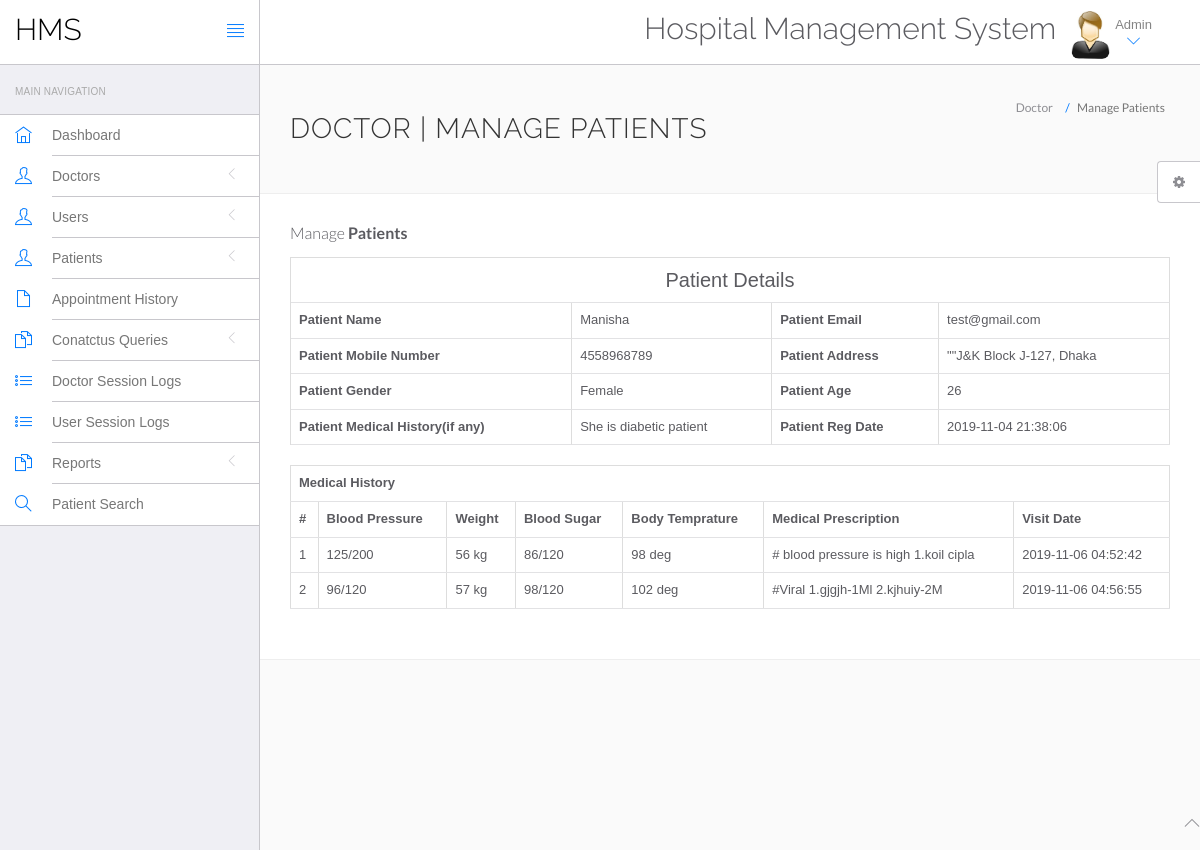
The app's page /hospital/hms/admin/view-patient.php?viewid=1 (signed in) with its own data.
### tables this page shows
CREATE TABLE `tblpatient` (
  `ID` int(10) NOT NULL,
  `Docid` int(10) DEFAULT NULL,
  `PatientName` varchar(200) DEFAULT NULL,
  `PatientContno` bigint(10) DEFAULT NULL,
  `PatientEmail` varchar(200) DEFAULT NULL,
  `PatientGender` varchar(50) DEFAULT NULL,
  `PatientAdd` mediumtext DEFAULT NULL,
  `PatientAge` int(10) DEFAULT NULL,
  `PatientMedhis` mediumtext DEFAULT NULL,
  `CreationDate` timestamp NULL DEFAULT current_timestamp(),
  `UpdationDate` timestamp NULL DEFAULT NULL ON UPDATE current_timestamp()
);

CREATE TABLE `tblmedicalhistory` (
  `ID` int(10) NOT NULL,
  `PatientID` int(10) DEFAULT NULL,
  `BloodPressure` varchar(200) DEFAULT NULL,
  `BloodSugar` varchar(200) NOT NULL,
  `Weight` varchar(100) DEFAULT NULL,
  `Temperature` varchar(200) DEFAULT NULL,
  `MedicalPres` mediumtext DEFAULT NULL,
  `CreationDate` timestamp NOT NULL DEFAULT current_timestamp() ON UPDATE current_timestamp()
);

### hospital/hms/admin/view-patient.php (the view, shortened to what this page needs)
<?php
include('include/config.php');
?>
<!DOCTYPE html>
<html lang="en">
	<head>
		<link rel="stylesheet" href="vendor/bootstrap/css/bootstrap.min.css">
		<link rel="stylesheet" href="vendor/fontawesome/css/font-awesome.min.css">
		<link rel="stylesheet" href="vendor/themify-icons/themify-icons.min.css">
		<link href="vendor/animate.css/animate.min.css" rel="stylesheet" media="screen">
		<link href="vendor/perfect-scrollbar/perfect-scrollbar.min.css" rel="stylesheet" media="screen">
		<link href="vendor/switchery/switchery.min.css" rel="stylesheet" media="screen">
		<link href="vendor/bootstrap-touchspin/jquery.bootstrap-touchspin.min.css" rel="stylesheet" media="screen">
		<link href="vendor/select2/select2.min.css" rel="stylesheet" media="screen">
		<link href="vendor/bootstrap-datepicker/bootstrap-datepicker3.standalone.min.css" rel="stylesheet" media="screen">
		<link href="vendor/bootstrap-timepicker/bootstrap-timepicker.min.css" rel="stylesheet" media="screen">
		<link rel="stylesheet" href="assets/css/styles.css">
		<link rel="stylesheet" href="assets/css/plugins.css">
		<link rel="stylesheet" href="assets/css/themes/theme-1.css" id="skin_color" />
	</head>
	<body>
		<div id="app">
<?php include('include/sidebar.php');?>
<div class="app-content">
<?php include('include/header.php');?>
<div class="main-content" >
<div class="wrap-content container" id="container">
<section id="page-title">
<div class="row">
<div class="col-sm-8">
<h1 class="mainTitle">Doctor | Manage Patients</h1>
</div>
<ol class="breadcrumb">
<li>
<span>Doctor</span>
</li>
<li class="active">
<span>Manage Patients</span>
</li>
</ol>
</div>
</section>
<div class="container-fluid container-fullw bg-white">
<div class="row">
<div class="col-md-12">
<h5 class="over-title margin-bottom-15">Manage <span class="text-bold">Patients</span></h5>
<?php
                               $vid=$_GET['viewid'];
                               $ret=mysqli_query($con,"select * from tblpatient where ID='$vid'");
$cnt=1;
while ($row=mysqli_fetch_array($ret)) {
                               ?>
<table border="1" class="table table-bordered">
 <tr align="center">
<td colspan="4" style="font-size:20px;color:blue">
 Patient Details</td></tr>
    <tr>
    <th scope>Patient Name</th>
    <td><?php  echo $row['PatientName'];?></td>
    <th scope>Patient Email</th>
    <td><?php  echo $row['PatientEmail'];?></td>
  </tr>
  <tr>
    <th scope>Patient Mobile Number</th>
    <td><?php  echo $row['PatientContno'];?></td>
    <th>Patient Address</th>
    <td><?php  echo $row['PatientAdd'];?></td>
  </tr>
    <tr>
    <th>Patient Gender</th>
    <td><?php  echo $row['PatientGender'];?></td>
    <th>Patient Age</th>
    <td><?php  echo $row['PatientAge'];?></td>
  </tr>
  <tr>
    <th>Patient Medical History(if any)</th>
    <td><?php  echo $row['PatientMedhis'];?></td>
     <th>Patient Reg Date</th>
    <td><?php  echo $row['CreationDate'];?></td>
  </tr>
<?php }?>
</table>
<?php
$ret=mysqli_query($con,"select * from tblmedicalhistory  where PatientID='$vid'");
 ?>
<table id="datatable" class="table table-bordered dt-responsive nowrap" style="border-collapse: collapse; border-spacing: 0; width: 100%;">
  <tr align="center">
   <th colspan="8" >Medical History</th>
  </tr>
  <tr>
    <th>#</th>
<th>Blood Pressure</th>
<th>Weight</th>
<th>Blood Sugar</th>
<th>Body Temprature</th>
<th>Medical Prescription</th>
<th>Visit Date</th>
</tr>
<?php
while ($row=mysqli_fetch_array($ret)) {
  ?>
<tr>
  <td><?php echo $cnt;?></td>
 <td><?php  echo $row['BloodPressure'];?></td>
 <td><?php  echo $row['Weight'];?></td>
 <td><?php  echo $row['BloodSugar'];?></td>
  <td><?php  echo $row['Temperature'];?></td>
  <td><?php  echo $row['MedicalPres'];?></td>
  <td><?php  echo $row['CreationDate'];?></td>
</tr>
<?php $cnt=$cnt+1;} ?>
</table>
</div>
</div>
</div>
</div>
</div>
</div>
</div>
	<?php include('include/footer.php');?>
	<?php include('include/setting.php');?>
	</body>
</html>

### hospital/hms/admin/assets/css/themes/theme-1.css (style rules this page uses)
body { background: #FAFAFA; }

### records on screen
tblpatient: PatientName "Manisha", PatientEmail "test@gmail.com", PatientContno "4558968789", PatientAdd "\"\"J&K Block J-127, Dhaka", PatientGender "Female", PatientAge "26", PatientMedhis "She is diabetic patient", CreationDate "2019-11-04 21:38:06"
tblmedicalhistory: BloodPressure "125/200", Weight "56 kg", BloodSugar "86/120", Temperature "98 deg", MedicalPres "# blood pressure is high 1.koil cipla", CreationDate "2019-11-06 04:52:42"
tblmedicalhistory: BloodPressure "96/120", Weight "57 kg", BloodSugar "98/120", Temperature "102 deg", MedicalPres "#Viral 1.gjgjh-1Ml 2.kjhuiy-2M", CreationDate "2019-11-06 04:56:55"
